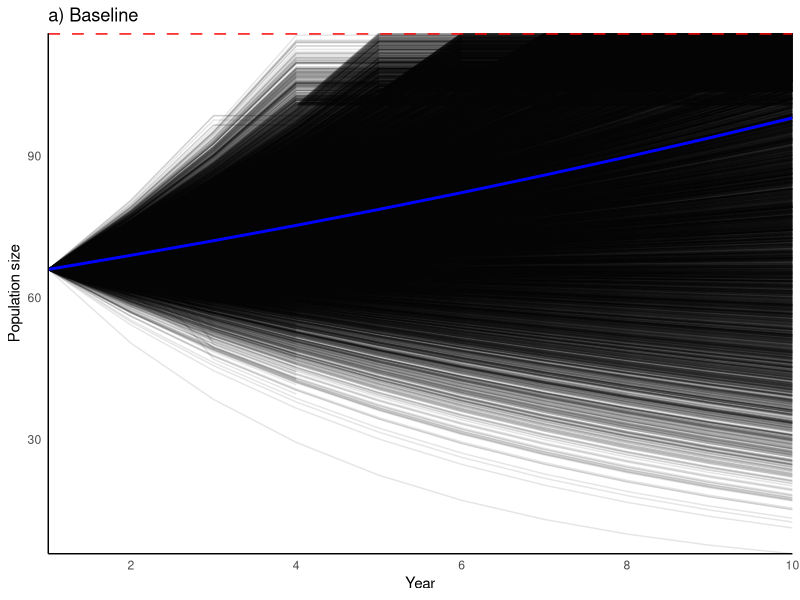
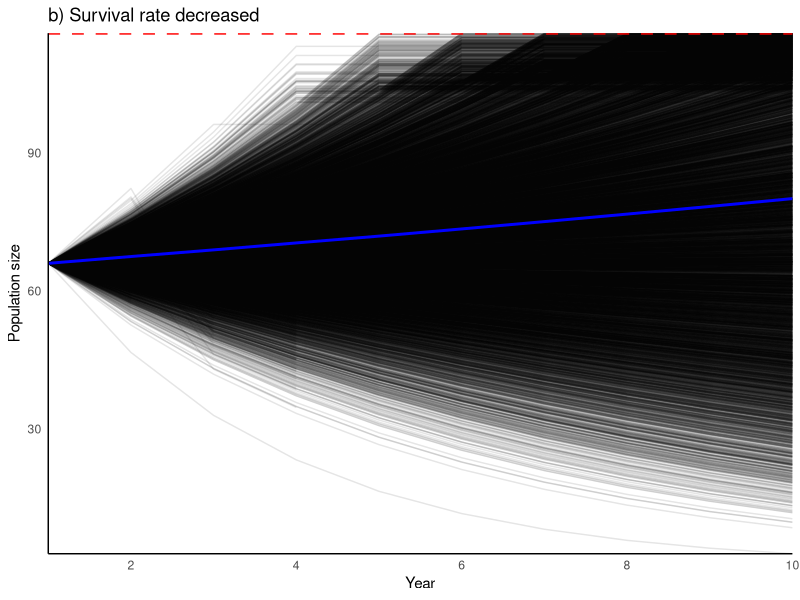
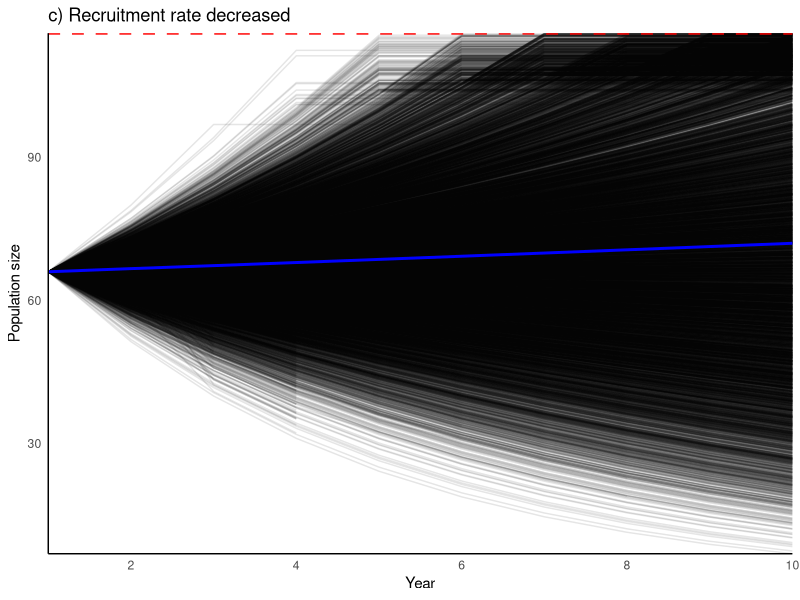

The R source for these figures, in order:
# Appendix D - Population viability analysis: 
# Last check: 29 September 2026

# required packages
 library(magrittr)
 library(ggplot2)
 library(truncnorm)    
 library(dplyr)        
 library(reshape2)    

# The parameters were estimated using survey data collected every two years (2019, 2021 & 2023), 
# based on previous research (see Phosri et al., 2025)

# Parameters from open population Spatial Capture-Recapture
S <- 0.49 					# True survival (2 years interval)
f <- 0.76 					# Recruitment (2 years interval)
lambda <- 1.16 				# Population growth rate
initN <- 66 				# Initial population size; based on 275 km2
init_adultProp_mean <- 0.89 # Mean of Proportion of initial population that is adult; 3 years
init_adultProp_SD <- 0.05 	# SD of Proportion of initial population that is adult
E = abs(lambda - S - f) 	# Emigration rate
pR = 1 - E 					# Probability of remaining in study area
phi = S - E 				# Apparent survival  
#-------------------------------------------------------------------------------

# Implement uncertainty on all parameters
# Initial population
SD_pop <- SE_pop <- 8

# Growth rate (lambda)
SD_growth_rate <- SE_growth_rate <- 0.12

# Recruitment (f)
SD_recruitment <- SE_recruitment <- 0.12

# Survival rate
SD_survival_rate <- SE_survival_rate <- 0.091

#-------------------------------------------------------------------------------

# Parameters and uncertainty
initial_population <- initN     	# Initial population size
initialN_sd <- SD_pop            	# Obtained from the uncertainty calculation

growth_rate <- lambda          		# growth rate (lambda)
growth_rate_sd <- SD_growth_rate

recruitment_rate <- f          		# recruitment rate (f)
recruitment_rate_sd <- SD_recruitment

survival_rate <- S        			# True survival rate
survival_rate_sd <- SD_survival_rate

carrying_capacity <- 116     		# based on the suitable habitat and FC's home range size in KSRY and habitat improvement ; assigned < 83, 93, 116 individuals; for varying CC
n_years <- 10                  		# Number of years to simulate
simulations <- 10000          		# Number of simulations

#-----------------------------------------------------------------------------------------------------
# Model_1: Incorporating vital rates model for 1 year and age‑structure (Baseline scenario)
#-----------------------------------------------------------------------------------------------------
# Function to simulate PVA: Growth rate + Survival + Recruitment + age‑structure + stochasticity, 
# equivalent to the function "pva_simulation_GSR1ys()" in Appendix C2, but Model_1 for annual vital rates and age‑structure

# Example for the factor perturbation of survival rate (S)
# pertFac.S = 1 --> vital rate remains unchanged
# pertFac.S < 1 (but >= 0) --> vital rate decreases proportionally
# pertFac.S > 1 --> Vital rate increases

pva_simulation_GSR1yr_age <- function(initN, 
                                   growth_rate, growth_rate_sd,
                                   survival_rate, survival_rate_sd,
                                   recruitment_rate, recruitment_rate_sd,
                                   init_adultProp, init_adultProp_SD,
                                   carrying_capacity, 
                                   pertFac.S = 1, pertFac.f = 1, pertFac.E = 1,
                                   n_years) {
            
            N <- c(initN, rep(NA, n_years - 1))  # add N at time t1
            
            # True survival (2 years interval)
            S <- truncnorm::rtruncnorm(1, mean = survival_rate, sd = survival_rate_sd, a = 0, b = 1) 
  
            # Recruitment (2 years interval)
            f <- truncnorm::rtruncnorm(1, mean = recruitment_rate, sd = recruitment_rate_sd, a = 0) 
  
            # Population growth rate
            lambda <- truncnorm::rtruncnorm(1, mean = growth_rate, sd = growth_rate_sd, a = 0, b = S + f) 
  
            # Emigration rate
            E = abs(lambda - S - f) 
  
            # Initial adult Proportion
            init_adultProp <- truncnorm::rtruncnorm(1, mean = init_adultProp_mean, sd = init_adultProp_SD, a = 0, b = 1)
  
            N_mat2 <- matrix(NA, nrow = 2, ncol = n_years)
            N_mat2[,1] <- c(1 - init_adultProp, init_adultProp)*initN
  
            S1yr <- (S / sqrt(lambda)) * pertFac.S 
            f1yr <- (f / sqrt(lambda)) * pertFac.f
            E1yr <- (E / sqrt(lambda)) * pertFac.E
  
            for(t in 2:length(N)){
    
              # Projection matrix (1 = juvenile, < 1 year old; 2 = adult, > 1 year old)
              A <- matrix(NA, nrow = 2, ncol = 2)
              A[1, 1] <- 0 				        # Juveniles producing juveniles within 1 year
              A[2, 1] <- S1yr - E1yr 			# Juvenile becoming adults within 1 year
              A[2, 2] <- S1yr - E1yr 			# Adults remaining alive (& in study area) within 1 year
              A[1, 2] <- f1yr 				    # Adults producing juveniles within 1 year
    
            # Calculate "per adult recruitment rate" for time-step
            current_adultProp <- N_mat2[2, t-1] / sum(N_mat2[, t-1])
            f1yr_ad <- f1yr /  current_adultProp
            A[1, 2] <- f1yr_ad
    
            # Project
            N_mat2[, t] <- A %*% N_mat2[, t-1]
    
            if(sum(N_mat2[, t]) > carrying_capacity){
              N_mat2[, t] <- N_mat2[, t-1]
              }
    
              if (N_mat2[t] < 1) { # Extinction event
                N_mat2[t] <- 0
                break
                }
            }
            return(N_mat2)
}

# Running the simulation
results_M1 <- replicate(simulations, pva_simulation_GSR1yr_age(initN, 
                                                                  growth_rate, growth_rate_sd,
                                                                  survival_rate, survival_rate_sd,
                                                                  recruitment_rate, recruitment_rate_sd,
                                                                  init_adultProp, init_adultProp_SD,
                                                                  carrying_capacity, 
                                                                  pertFac.S = 1, pertFac.f = 1, pertFac.E = 1,
                                                                  n_years)) 

# Calculate the probability of extinction by the end of the simulation period
# Extract population sizes at the final year across all samples
final_pop <- results_M1[, n_years, ]   # age classes × samples

# Sum across age classes to get total population per sample
final_total <- colSums(final_pop, na.rm = TRUE)

# Extinction indicator: 1 if total population == 0
extinct <- final_total == 0     # assigned < 50 ; for quasi-extinction 

# Probability of extinction
extinction_probability_age_str <- mean(extinct)
extinction_probability_age_str

#----------------------------------------- END of model 1 ------------------------------------------------------------
# Plot the baseline scenario, which obtain the data from sim_1

sim_1 <- reshape2::melt(apply(results_M1, c(2, 3), sum)) %>%
        dplyr::rename(Year = Var1, SimNo = Var2, PopSize = value) %>%
        dplyr::mutate(Model = "1-year, vital rates and age structure")

## Combine results and summarize from sim_1
simSummary_base <- rbind(sim_1) %>%
                  dplyr::mutate(PopSize = ifelse(is.na(PopSize), 0, PopSize)) %>%
                  dplyr::group_by(Model, Year) %>%
                  dplyr::summarise(mean_N = mean(PopSize),
                    median_N = median(PopSize),
                    sd_N = sd(PopSize),
                    lCI_N = quantile(PopSize, probs = 0.025),
                    uCI_N = quantile(PopSize, probs = 0.975),
                    .groups = "keep") 

# Black line color and Blue median line Plot
ggplot() +
        # spaghetti plot (all simulations in black)
        geom_line(data = sim_1,
            aes(x = Year, y = PopSize, group = SimNo),
            color = "black", alpha = 0.1) +
  
        # median line (blue)
        geom_line(data = simSummary_base,
            aes(x = Year, y = median_N),
            color = "blue", linewidth = 1) +
  
        # custom x-axis ticks      
        scale_x_continuous(breaks = seq(0, n_years, by = 2), expand = c(0,0)) +
        scale_y_continuous(expand = c(0,0)) +   
  
        # horizontal line for carrying capacity
        geom_hline(yintercept = carrying_capacity, linetype = "dashed", color = "red", linewidth = 1) +
  
        theme_minimal() +
            theme(panel.background = element_blank(),
                  panel.grid.major = element_blank(),
                  panel.grid.minor = element_blank(),
                  axis.line = element_line(color = "black")) +
  
        labs(title = "a) Baseline",
            x = "Year", y = "Population size")

#----------------------------------------- END of baseline scenario plot ---------------------------------------------

#-----------------------------------------------------------------------------------------------------
# Model_2: Incorporating vital rates model for 1 year and age‑structure (Management scenario 1)
#-----------------------------------------------------------------------------------------------------
# Obtained the function to simulate PVA from model_1 "pva_simulation_GSR1yr_age", 
# but Model_2 perturbation factor "S" at 0.95, which is 5% survival rate decreased

# Running the simulation
results_M2 <- replicate(simulations, pva_simulation_GSR1yr_age(initN, 
                                                                     growth_rate, growth_rate_sd,
                                                                     survival_rate, survival_rate_sd,
                                                                     recruitment_rate, recruitment_rate_sd,
                                                                     init_adultProp, init_adultProp_SD,
                                                                     carrying_capacity, 
                                                                     pertFac.S = 0.95, pertFac.f = 1, pertFac.E = 1,
                                                                     n_years)) 

# Calculate the probability of extinction by the end of the simulation period
# Extract population sizes at the final year across all samples
final_pop_s1 <- results_M2[, n_years, ]   

# Sum across age classes to get total population per sample
final_total_s1 <- colSums(final_pop_s1, na.rm = TRUE)

# Extinction indicator: 1 if total population == 0
extinct_s1 <- final_total_s1 == 0   # assigned < 50 ; for quasi-extinction 

# Probability of extinction
extinction_probability_age_str_s1 <- mean(extinct_s1)
extinction_probability_age_str_s1

#----------------------------------------- END of model 2 ------------------------------------------------------------

# Plot the management scenario 1
# Write results as data frames
sim_2 <- reshape2::melt(apply(results_M2, c(2, 3), sum)) %>%
          dplyr::rename(Year = Var1, SimNo = Var2, PopSize = value) %>%
          dplyr::mutate(Model = "5% survival decreased")

## Combine results and summarize from sim_2
simSummary_s1 <- rbind(sim_2) %>%
                dplyr::mutate(PopSize = ifelse(is.na(PopSize), 0, PopSize)) %>%
                dplyr::group_by(Model, Year) %>%
                dplyr::summarise(mean_N = mean(PopSize),
                   median_N = median(PopSize),
                   sd_N = sd(PopSize),
                   lCI_N = quantile(PopSize, probs = 0.025),
                   uCI_N = quantile(PopSize, probs = 0.975),
                   .groups = "keep") 

# Black line color and Blue median line plot
ggplot() +
        # spaghetti plot (all simulations in black)
        geom_line(data = sim_2,
            aes(x = Year, y = PopSize, group = SimNo),
            color = "black", alpha = 0.1) +
        
        # median line (blue)
        geom_line(data = simSummary_s1,
            aes(x = Year, y = median_N),
            color = "blue", linewidth = 1) +
        
        # custom x-axis ticks      
        scale_x_continuous(breaks = seq(0, n_years, by = 2), expand = c(0,0)) +
        scale_y_continuous(expand = c(0,0)) +
  
        # horizontal line for carrying capacity
        geom_hline(yintercept = carrying_capacity, linetype = "dashed", color = "red", linewidth = 1) +
  
        theme_minimal() +
            theme(panel.background = element_blank(),
                  panel.grid.major = element_blank(),
                  panel.grid.minor = element_blank(),
                  axis.line = element_line(color = "black")) +
  
        labs(title = "b) Survival rate decreased",
            x = "Year", y = "Population size")

#----------------------------------------- END of management scenario 1 plot -----------------------------------------

#-----------------------------------------------------------------------------------------------------
# Model_3: Incorporating vital rates model for 1 year and age‑structure (Management scenario 2)
#-----------------------------------------------------------------------------------------------------
# Obtained the function to simulate PVA from model_1 "pva_simulation_GSR1yr_age", 
# but Model_3 perturbation factor "f" at 0.95, which is 5% recruitment rate decreased

# Running the simulation
results_M3 <- replicate(simulations, pva_simulation_GSR1yr_age(initN, 
                                                                     growth_rate, growth_rate_sd,
                                                                     survival_rate, survival_rate_sd,
                                                                     recruitment_rate, recruitment_rate_sd,
                                                                     init_adultProp, init_adultProp_SD,
                                                                     carrying_capacity, 
                                                                     pertFac.S = 1, pertFac.f = 0.95, pertFac.E = 1,
                                                                     n_years)) 

# Calculate the probability of extinction by the end of the simulation period
# Extract population sizes at the final year across all samples
final_pop_s2 <- results_M3[, n_years, ]   

# Sum across age classes to get total population per sample
final_total_s2 <- colSums(final_pop_s2, na.rm = TRUE)

# Extinction indicator: 1 if total population == 0
extinct_s2 <- final_total_s2 == 0   # assigned < 50 ; for quasi-extinction 

# Probability of extinction
extinction_probability_age_str_s2 <- mean(extinct_s2)
extinction_probability_age_str_s2

#----------------------------------------- END of model 3 ------------------------------------------------------------

# Plot the management scenario 2
# Write results as data frames
sim_3 <- reshape2::melt(apply(results_M3, c(2, 3), sum)) %>%
          dplyr::rename(Year = Var1, SimNo = Var2, PopSize = value) %>%
          dplyr::mutate(Model = "5% recruitment decreased")

## Combine results and summarize from sim_3
simSummary_s2 <- rbind(sim_3) %>%
                dplyr::mutate(PopSize = ifelse(is.na(PopSize), 0, PopSize)) %>%
                dplyr::group_by(Model, Year) %>%
                dplyr::summarise(mean_N = mean(PopSize),
                   median_N = median(PopSize),
                   sd_N = sd(PopSize),
                   lCI_N = quantile(PopSize, probs = 0.025),
                   uCI_N = quantile(PopSize, probs = 0.975),
                   .groups = "keep") 

# Black line color and Blue median line plot
ggplot() +
        # spaghetti plot (all simulations in black)
        geom_line(data = sim_3,
            aes(x = Year, y = PopSize, group = SimNo),
            color = "black", alpha = 0.1) +
      
        # median line (blue)
        geom_line(data = simSummary_s2,
            aes(x = Year, y = median_N),
            color = "blue", linewidth = 1) +
        
        # custom x-axis ticks
        scale_x_continuous(breaks = seq(0, n_years, by = 2), expand = c(0,0)) +
        scale_y_continuous(expand = c(0,0)) +  
  
        # horizontal line for carrying capacity
        geom_hline(yintercept = carrying_capacity, linetype = "dashed", color = "red", linewidth = 1) +
  
        theme_minimal() +
          theme(panel.background = element_blank(),
                panel.grid.major = element_blank(),
                panel.grid.minor = element_blank(),
                axis.line = element_line(color = "black")) +
  
        labs(title = "c) Recruitment rate decreased",
            x = "Year", y = "Population size")

# Create an extinction risk table
extinction_set <- data.frame(
                  Scenario = c("Baseline", "5% survival decreased", "5% recruitment decreased"),
                  Extinction_probability = c(extinction_probability_age_str, 
                             extinction_probability_age_str_s1, 
                             extinction_probability_age_str_s2))
extinction_set
#----------------------------------------- END NOT RUN------------------------------------------------------------
